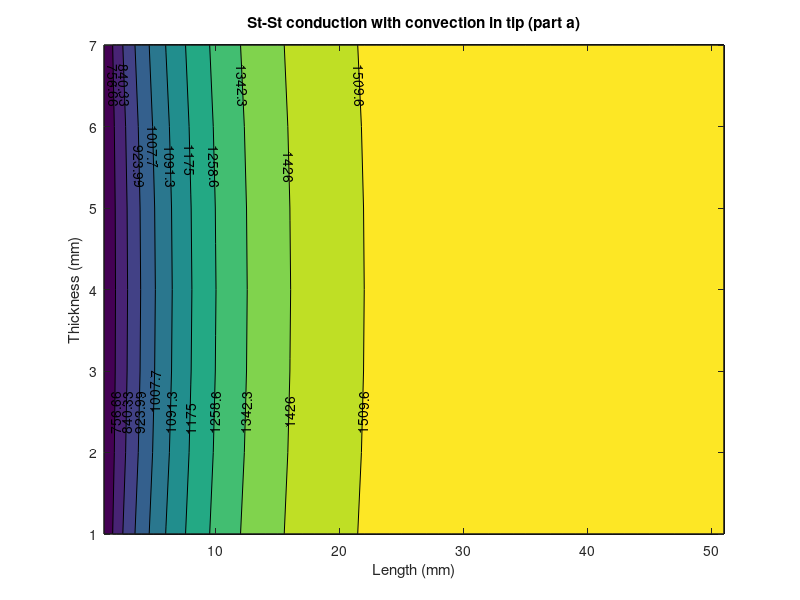

Source code (MATLAB):
clearvars
clc

%info required
T_inf = 1600;
T_base = 673;
T_all_max = 1350;
h = 800;
k = 20;
n = 51;
m = 7;
leng = 0.05;

%assuming delta X = delta Y = 1mm
delta = leng/(n-1);

%calculating biot number to use in
%Gauss-Seidel iterations
Bi = h * delta / k;

%large enough for all iterations

%calculations will stop exaclly when we
%reach error critia
counter = 100000;

%can change error critia in here
error_critia = 0.01;

%setting the middle node of the fin to test
% if the error critia has been accomplished
mid_m = round(m/2);
mid_n = round(n/2);

T_initial = (T_base + T_inf)/2; 

T = ones(m, n, counter).*T_initial;

%"i" counts vertically
%"j" counts horizontally

for e = 1:counter
    for i = 1:m
        for j = 1:n

            %node in the joint to the base
            if j == 1
                T(i, j, e+1) = T_base;
          
            
            %upper nod of the tip
            elseif j == n
                if i == 1
                    T(i, j, e+1) = (((T(i+1, j, e) + T(i, j-1, e)) / 2) + (Bi * T_inf)) / (1 + Bi);
                
    
                %lower nod of the tip
                elseif i == m
                    T(i, j, e+1) = (((T(i-1, j, e) + T(i, j-1, e)) / 2) + (Bi * T_inf)) / (1 + Bi);
                
                %other nods of the tip
                else
                    T(i, j, e+1) = ((T(i, j-1, e) + (T(i+1, j , e) + T(i-1, j, e)) / 2) + Bi * T_inf) / (2 + Bi);
                
                end 
            

            %upper nodes with convection
            elseif i == 1 && j ~= 1 && j ~= n
                T(i, j, e+1) = (T(i+1, j , e) + ((T(i, j+1, e) + T(i, j-1, e)) / 2) + Bi * T_inf) / (2 + Bi);
            
            %lower nodes with convection
            elseif i == m && j ~= 1 && j ~= n
                T(i, j, e+1) = (T(i-1, j , e) + ((T(i, j+1, e) + T(i, j-1, e)) / 2) + Bi * T_inf) / (2 + Bi);
            

            %middle nodes
            elseif i ~= 1 && i ~= m
                if j ~= 1 && j ~= n
                    T(i, j, e+1) = (T(i+1, j, e) + T(i-1, j, e) + T(i, j+1, e) + T(i, j-1, e)) / 4;

                end
            end

        end
    end

    
    if e > 10 && T(mid_m, mid_n, e) - T(mid_m, mid_n, e-1) < error_critia
        %printing number of required iterations
        fprintf('number of iterations: %d ', e)
        break
    end
end


x = 1:m;
y = 1:n;

for i = 1:m
    for j = 1:n
        z(i, j) = T(i, j, e);
    end
end

contourf(y, x, z, 'ShowText','on')
xlabel('Length (mm)')
ylabel('Thickness (mm)')
title('St-St conduction with convection in tip (part a)')
